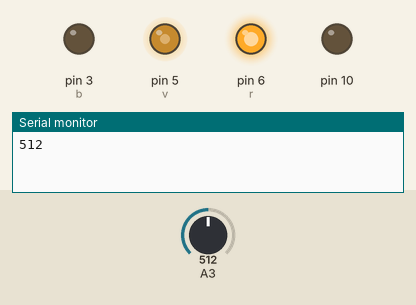
Recording of a sketch running on a simulated Arduino Uno, built with avr-gcc and run on an emulated ATmega328P. Shown: output pins drawn as LEDs (lit = HIGH), the last lines printed to the serial monitor. Dashed ring = blinking. The inputs (shaded band) are chosen by the test bench; at power-on: A3 = 512.

Above: at 1.2 s.
1.3 s: A3 set to 993
At 2.8 s:
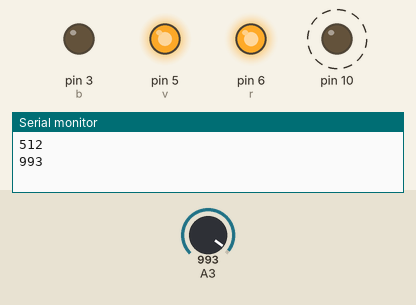
5.3 s: A3 set to 1009
At 7.24 s:
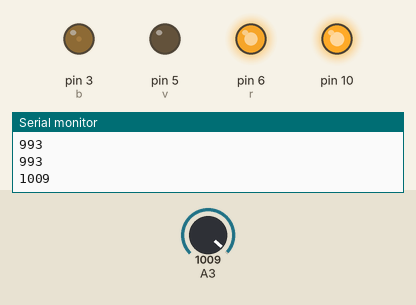
9.3 s: A3 set to 991
At 10.7 s:
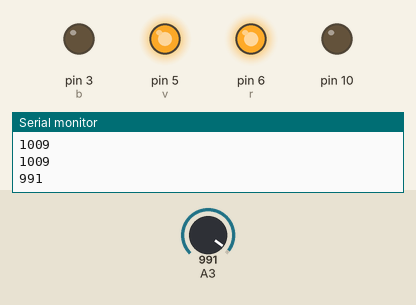
13.3 s: A3 set to 1010
At 14.93 s:
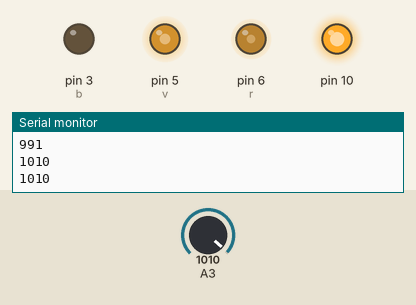
17.3 s: A3 set to 306
At 18.4 s:
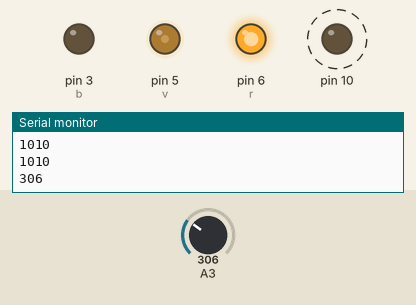
21.3 s: A3 set to 245
At 24.1 s:
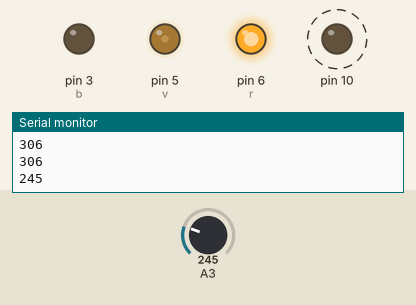
Timing chart, 0 to 26.3 s (numbered marks = the images above; inputs shaded):
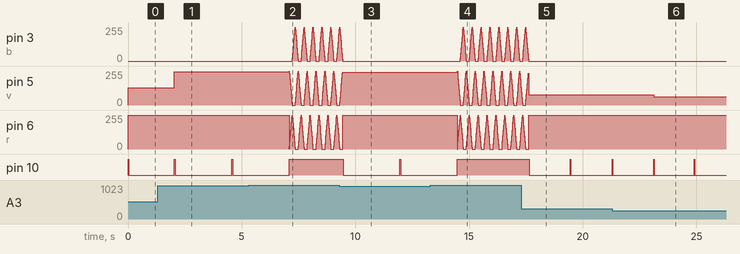

Measured:
- the behaviour switches between 1000 and 1001 on A3 (found by bisection; images 1 and 2)
- after the input at 1.3 s, pin 5 (v): 128/255 → 248/255 after 0.74 s
- after the input at 9.3 s, pin 10: HIGH → LOW after 0.17 s, → HIGH 2.5 s later, → LOW 0.03 s later
- after the input at 17.3 s, pin 10: alternates HIGH for 0.03 s and LOW for 1.8 s, starting after 0.34 s
- after the input at 21.3 s, pin 5 (v): 76/255 → 61/255 after 1.8 s
- by itself, pin 10: alternates HIGH for 0.03 s and LOW for 2.5 s

The sketch:

mentalo.pde
```cpp
#include <LiquidCrystal.h> // Inclusion de la librairie pour afficheur LCD
int t; //période totale
int d = 30; //durée impusion
int r = 6;
int v = 5;
int b = 3;
void setup()
{
  pinMode (10, OUTPUT);
   Serial.begin(9600);
}

void loop()
{
  Serial.println(analogRead(A3));
  int i = analogRead(A3);
  if (i<20)
  {
    analogWrite (r,255);
    analogWrite (v,0);
    analogWrite (b,0);
    digitalWrite(10, HIGH);
    delay(15);
    digitalWrite(10, LOW);
    delay(1500);
  }
  if (i>20){
    if (i<1001)
  {
    analogWrite (r,255);
    analogWrite (v,i/4);
    analogWrite (b,0);
    digitalWrite(10, HIGH);
    delay(d);
    digitalWrite(10, LOW);
    delay(1500+i);
  }
  if (i>1000)
  {
    digitalWrite(10, HIGH);
    for(int q = 0 ; q <= 255; q +=20)
    {
    analogWrite (r,q);
    analogWrite (v,255-q);
    analogWrite (b,0);
    delay (10);
    }
        for(int q = 0 ; q <= 255; q +=20)
    {
    analogWrite (r,255-q);
    analogWrite (v,0);
    analogWrite (b,q);
    delay (10);
    }
        for(int q = 0 ; q <= 255; q +=20)
    {
    analogWrite (r,0);
    analogWrite (v,q);
    analogWrite (b,255-q);
    delay (10);
    }
  }


  }
}
```
